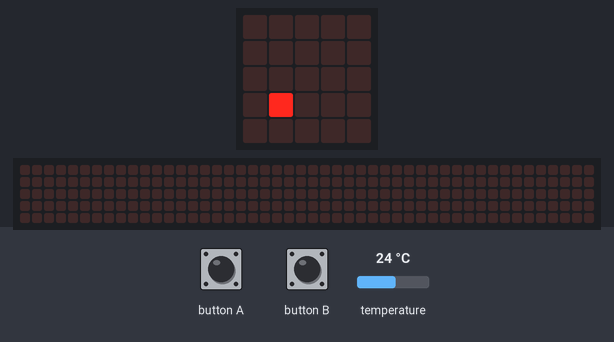
Bench run of a program on a simulated BBC micro:bit (MakeCode). Parts: the board's 5×5 LED display, a strip that is not on the board, showing the scrolling text unrolled. Inputs (shaded band) come from the test bench; at power-on: temperature 24 °C. The 48×5 strip is a reading aid, not a part: it shows the text the display is scrolling, unrolled, one strip-width of it at a time.

Above: at 0.1 s.
2.4 s: button A pressed for 0.15 s
At 2.62 s:
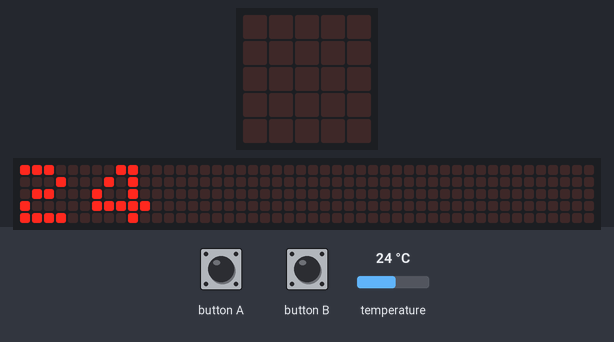
3.1 s: button B pressed for 0.15 s
At 6.22 s:
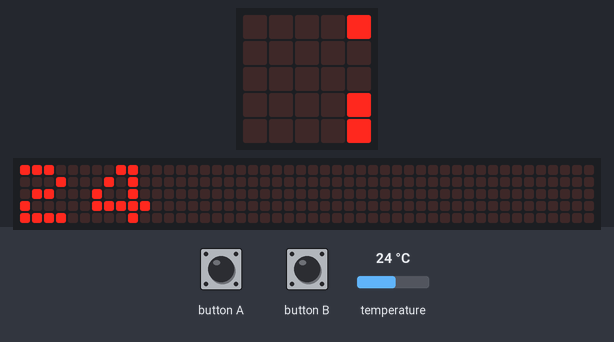
8.8 s: button A pressed for 0.15 s
At 10.57 s:
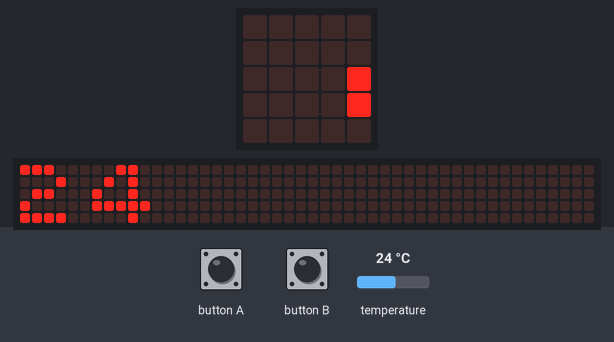
Timing chart, 0 to 12.1 s (numbered marks = the images above; inputs shaded):
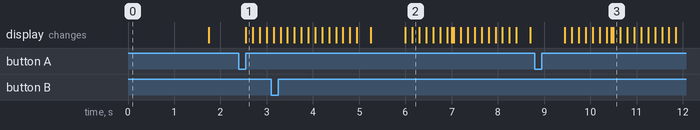

The program:

main.ts
```typescript
input.onButtonPressed(Button.A, function on_button_pressed_a() {
    basic.showNumber(min2)
    basic.clearScreen()
})
input.onButtonPressed(Button.B, function on_button_pressed_b() {
    basic.showNumber(max2)
    basic.clearScreen()
})
let min2 = 0
let max2 = 0
let currenttemperature = input.temperature()
max2 = currenttemperature
min2 = currenttemperature
basic.forever(function on_forever() {

    basic.showString(".")
    currenttemperature = input.temperature()
    if (currenttemperature < min2) {
        min2 = currenttemperature
    }

    if (currenttemperature > max2) {
        max2 = currenttemperature
    }

    basic.pause(1000)
    basic.clearScreen()
    basic.pause(1000)
})
```

test.ts
```typescript
// aquí va el archivo "tests"; esto no se compilará cuando este paquete se utilice como una extensión.
```

Measured:
- after the input at 2.4 s, the display: changes after 0.15 s (image 1)
- after the input at 8.8 s, the display: first changes after 0.65 s (image 3 shows a later state)
